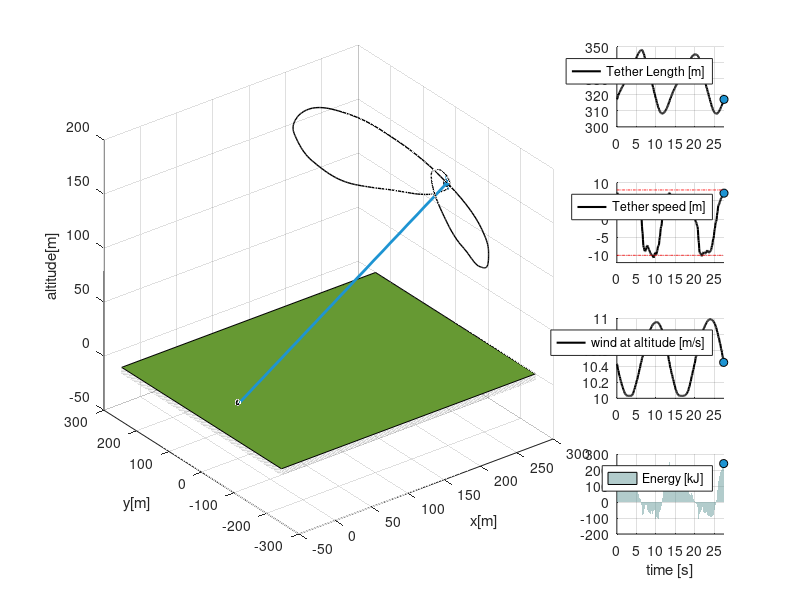

Reproduce this figure in MATLAB.
clc;clear all;close all;
load('crosswind_opt_mechanical_AP3_54KW.mat')
AP   = crosswind_opt_mechanical_3_AP3;
id1  = 6;id2 = 5;
time = AP.r_n2b_n_x.time';%time(id1:id1:end) = [];%time(id2:id2:end) = [];

%% retrieve PowerPlane trajectory -----------------------------------------
px   = AP.r_n2b_n_x.value';px(id1:id1:end) = [];px(id2:id2:end) = [];
py   = AP.r_n2b_n_y.value';py(id1:id1:end) = [];py(id2:id2:end) = [];
pz   = AP.r_n2b_n_z.value';pz(id1:id1:end) = [];pz(id2:id2:end) = [];
l    = AP.r.value'       ;  l(id1:id1:end) = []; l(id2:id2:end) = [];
dl   = AP.dr.value';       dl(id1:id1:end) = [];dl(id2:id2:end) = [];
wind = AP.wind_at_altitude.value';wind(id1:id1:end) = [];wind(id2:id2:end) = [];
Pe   = AP.mechanical_winch_power.value';Pe(id2:id2:end) = [];Pe = -Pe./1000;

h  = -pz; % altitude

ptraj = [px,py,pz];
N     = length(h);
T     = time(end);
time  = linspace(0,T,N)';
ts    = T/N;

% retrieve orientation ----------------------------------------------------
e11 = AP.e11.value';e11(id1:id1:end) = [];e11(id2:id2:end) = [];
e21 = AP.e21.value';e21(id1:id1:end) = [];e21(id2:id2:end) = [];
e31 = AP.e31.value';e31(id1:id1:end) = [];e31(id2:id2:end) = [];
ex  = [e11,e21,e31];

e12 = AP.e12.value';e12(id1:id1:end) = [];e12(id2:id2:end) = [];
e22 = AP.e22.value';e22(id1:id1:end) = [];e22(id2:id2:end) = [];
e32 = AP.e32.value';e32(id1:id1:end) = [];e32(id2:id2:end) = [];
ey  = [e12,e22,e32];

e13 = AP.e13.value';e13(id1:id1:end) = [];e13(id2:id2:end) = [];
e23 = AP.e23.value';e23(id1:id1:end) = [];e23(id2:id2:end) = [];
e33 = AP.e33.value';e33(id1:id1:end) = [];e33(id2:id2:end) = [];
ez  = [e13,e23,e33];

eWing = [e11,e12,e13];

factor = 1;
%%
figure;
subplot(4,4,[1,2,3,5,6,7,9,10,11,13,14,15]);hold on;grid on;

% Plot Drum -------------------------------------------------------------
Rdrum             = 2; % radious drum
[Zwinch,Xwinch,~] = cylinder(Rdrum);
Ldrum  = 3; % length drum [m]
Ywinch = [-(Ldrum/2).*ones(21,1),(Ldrum/2).*ones(21,1)]';
Drum   = surf(Xwinch,Ywinch,Rdrum+Zwinch);

% Plot Ground -----------------------------------------------------------
Xground = [ max(ptraj(:,1)) max(ptraj(:,1))     -50                   -50];
Yground = [ min(ptraj(:,2)) max(ptraj(:,2))  max(ptraj(:,2))  min(ptraj(:,2))];
for i = 0:0.2:5
  Zground = [   -i   -i    -i     -i];
  Ground  = fill3(Xground,Yground,Zground,[0.4 0.6 0.2]);
end

xlabel('x[m]');ylabel('y[m]');zlabel('altitude[m]');
set(gca, 'Projection', 'perspective'); % Sets axes background
Trajectory = plot3(px,py,-pz,'LineWidth',1,'Color','k');
AP         = plot3(px(1),py(1),h(1),...
             'Marker','o','MarkerSize',5,'MarkerEdgeColor','k','MarkerFaceColor',[0.1176,0.5804,0.8235]);
Tether     = line([0,px(1)],[0,py(1)],[0,h(1)],...
             'LineWidth',2,'Color',[0.8 0.8 0.8],'LineStyle','-');
Wing       = line([px(1) - factor*ey(1,1), px(1) + factor*ey(1,1)],...
                  [py(1) - factor*ey(1,2), py(1) + factor*ey(1,2)],...
                  [ h(1) - factor*ey(1,3),  h(1) + factor*ey(1,3)],...
                  'LineWidth',10,'Color',[0.1176,0.5804,0.8235]);    

subplot(4,4,4);hold on;grid on;
plot(time   ,l   ,'LineWidth',1.5,'Color','k');
pl     = plot(time(1),l(1),'Marker','o','MarkerEdgeColor','k');
legend('Tether Length [m]')
xlim([0,T]);

subplot(4,4,8);hold on;grid on;
plot(time   ,dl   ,'LineWidth',1.5,'Color','k');
pdl      = plot(time(1),dl(1),'Marker','o','MarkerEdgeColor','k');
dl_M     = plot(time   ,  8.*ones(N,1),'r-.');
dl_m     = plot(time   ,-10.*ones(N,1),'r-.');
legend('Tether speed [m]')
xlim([0,T]);ylim([-12,10]);

subplot(4,4,12);hold on;grid on;
plot(time(1:end-1) ,wind   ,'LineWidth',1.5,'Color','k');
pwind      = plot(time(1),wind(1),'Marker','o','MarkerEdgeColor','k');
legend('wind at altitude [m/s]')
xlim([0,T]);

subplot(4,4,16);hold on;grid on;
area(time(1:end-1)   ,Pe,'FaceColor',[0.4 0.6 0.6],'FaceAlpha',.5,'EdgeAlpha',.5 );
pPe  = plot(time(1)  ,Pe(1),'Marker','o','MarkerEdgeColor','k');
legend('Energy [kJ]');xlabel('time [s]');
xlim([0,T]);

nloop = 5;
for k = 1:nloop
    for i=2:N
        if     dl(i) > 0 % reel-out
            set(AP, 'XData', px(i),'MarkerFaceColor',[0.1176,0.5804,0.8235]);
            set(AP, 'YData', py(i),'MarkerFaceColor',[0.1176,0.5804,0.8235]);
            set(AP, 'ZData',  h(i),'MarkerFaceColor',[0.1176,0.5804,0.8235]);
            set(Wing, 'XData', [px(i) - factor*eWing(i,1), px(i) + factor*eWing(i,1)],'Color',[0.1176,0.5804,0.8235]);
            set(Wing, 'YData', [py(i) - factor*eWing(i,2), py(i) + factor*eWing(i,2)],'Color',[0.1176,0.5804,0.8235]);
            set(Wing, 'ZData', [ h(i) - factor*eWing(i,3),  h(i) + factor*eWing(i,3)],'Color',[0.1176,0.5804,0.8235]);
            set(pl  , 'XData', time(i),'MarkerFaceColor',[0.1176,0.5804,0.8235]);
            set(pl  , 'YData', l(i)   ,'MarkerFaceColor',[0.1176,0.5804,0.8235]); 
            set(pdl , 'XData', time(i),'MarkerFaceColor',[0.1176,0.5804,0.8235]);
            set(pdl , 'YData', dl(i)   ,'MarkerFaceColor',[0.1176,0.5804,0.8235]);
            set(Tether, 'XData', [0,px(i)],'Color',[0.1176,0.5804,0.8235]);
            set(Tether, 'YData', [0,py(i)],'Color',[0.1176,0.5804,0.8235]);
            set(Tether, 'ZData', [0, h(i)],'Color',[0.1176,0.5804,0.8235]);
            if i == N
                set(pwind, 'XData', time(N-1),'MarkerFaceColor',[0.1176,0.5804,0.8235]);
                set(pwind, 'YData', wind(N-1) ,'MarkerFaceColor',[0.1176,0.5804,0.8235]);
                set(pPe  , 'XData', time(N-1),'MarkerFaceColor',[0.1176,0.5804,0.8235]);
                set(pPe  , 'YData',   Pe(N-1) ,'MarkerFaceColor',[0.1176,0.5804,0.8235]);
            else
                set(pwind, 'XData', time(i),'MarkerFaceColor',[0.1176,0.5804,0.8235]);
                set(pwind, 'YData', wind(i) ,'MarkerFaceColor',[0.1176,0.5804,0.8235]); 
                set(pPe  , 'XData', time(i),'MarkerFaceColor',[0.1176,0.5804,0.8235]);
                set(pPe  , 'YData',   Pe(i) ,'MarkerFaceColor',[0.1176,0.5804,0.8235]);
            end   
        elseif dl(i) < 0 % reel-in
            set(AP, 'XData', px(i),'MarkerFaceColor',[1     ,0.6196,0.1059]);
            set(AP, 'YData', py(i),'MarkerFaceColor',[1     ,0.6196,0.1059]);
            set(AP, 'ZData',  h(i),'MarkerFaceColor',[1     ,0.6196,0.1059]);
            set(Wing, 'XData', [px(i) - factor*eWing(i,1), px(i) + factor*eWing(i,1)],'Color',[1     ,0.6196,0.1059]);
            set(Wing, 'YData', [py(i) - factor*eWing(i,2), py(i) + factor*eWing(i,2)],'Color',[1     ,0.6196,0.1059]);
            set(Wing, 'ZData', [ h(i) - factor*eWing(i,3),  h(i) + factor*eWing(i,3)],'Color',[1     ,0.6196,0.1059]);
            set(pl  , 'XData', time(i),'MarkerFaceColor',[1     ,0.6196,0.1059]);
            set(pl  , 'YData', l(i)   ,'MarkerFaceColor',[1     ,0.6196,0.1059]);    
            set(pdl  , 'XData',time(i),'MarkerFaceColor',[1     ,0.6196,0.1059]);
            set(pdl  , 'YData',dl(i)  ,'MarkerFaceColor',[1     ,0.6196,0.1059]);
            set(Tether, 'XData', [0,px(i)],'Color',[1     ,0.6196,0.1059]);
            set(Tether, 'YData', [0,py(i)],'Color',[1     ,0.6196,0.1059]);
            set(Tether, 'ZData', [0, h(i)],'Color',[1     ,0.6196,0.1059]);
            if i == N
            set(pwind, 'XData', time(N-1),'MarkerFaceColor',[1     ,0.6196,0.1059]);
            set(pwind, 'YData', wind(N-1),'MarkerFaceColor',[1     ,0.6196,0.1059]); 
            set(pPe  , 'XData', time(N-1),'MarkerFaceColor',[1     ,0.6196,0.1059]);
            set(pPe  , 'YData',   Pe(N-1),'MarkerFaceColor',[1     ,0.6196,0.1059]); 
            else
            set(pwind, 'XData', time(i),'MarkerFaceColor',[1     ,0.6196,0.1059]);
            set(pwind, 'YData', wind(i),'MarkerFaceColor',[1     ,0.6196,0.1059]); 
            set(pPe  , 'XData', time(i),'MarkerFaceColor',[1     ,0.6196,0.1059]);
            set(pPe  , 'YData',   Pe(i),'MarkerFaceColor',[1     ,0.6196,0.1059]); 
            end               
        end
        pause(ts)
        drawnow
    end
end
    
